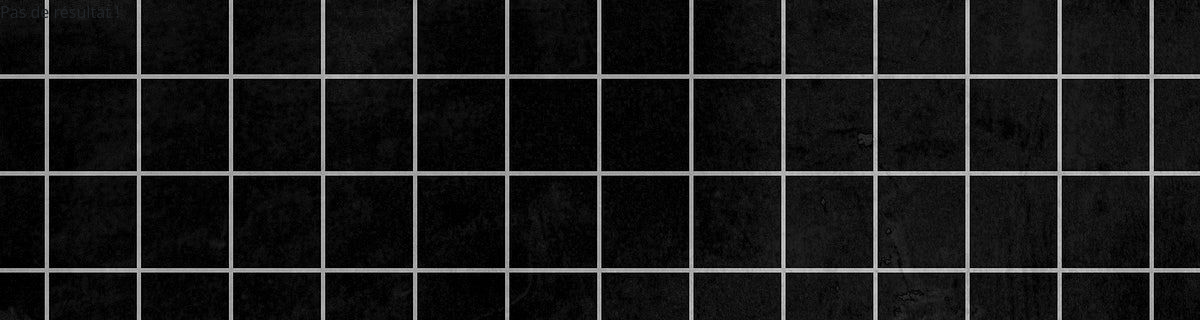
The page /leaderboard.php on the database as committed earlier.
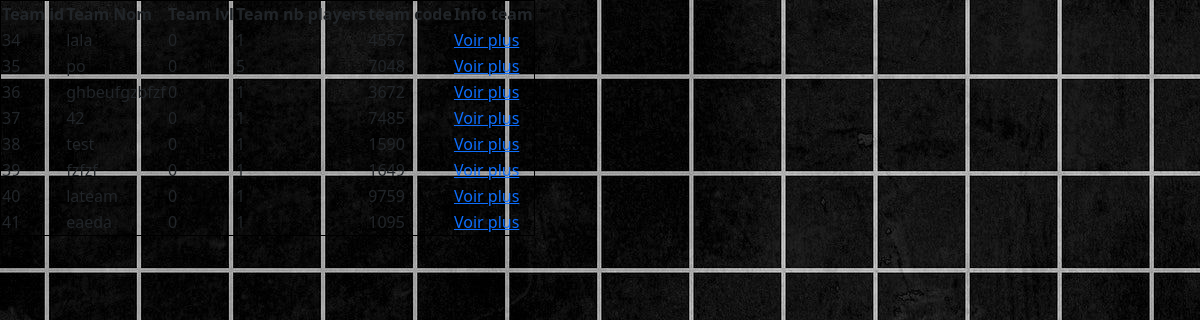
The same page on the database as committed later.
### tables this page shows
CREATE TABLE `teams` (
  `teamId` int(9) NOT NULL,
  `teamNom` varchar(99) NOT NULL,
  `teamLvl` int(9) NOT NULL,
  `teamNbPlayers` int(9) NOT NULL,
  `teamCode` varchar(99) NOT NULL
);

### leaderboard.php (called while the page is built)
<?php require'head.php';
$co = connexion();
$req = "SELECT * FROM teams ORDER BY teamLvl DESC";
afficherTeams($co, $req);

### lib/lib.inc.php (the view, shortened to what this page needs)
<?php
function afficherTeams($mabd, $req) {
    try {
        $resultat = $mabd->query($req);
    } catch (PDOException $e) {
        echo '<p>Erreur : '.$e->getMessage().'</p>'; die();
        die();
    }
    $lignes_resultat = $resultat->rowCount();
    if ($lignes_resultat>0) {
        echo '<table>'."\n";
        echo '<thead><th>Team id</th><th>Team Nom</th><th>Team lvl</th><th>Team nb players</th><th>team code</th><th>Info team</th></thead>';
        while($ligne = $resultat->fetch(PDO::FETCH_ASSOC)) {
            echo '<tr>';
            echo '<td>'.$ligne['teamId'].'</td>';
            echo '<td>'.$ligne['teamNom'].'</td>';
            echo '<td>'.$ligne['teamLvl'].'</td>';
            echo '<td>'.$ligne['teamNbPlayers'].'</td>';
            echo '<td>'.$ligne['teamCode'].'</td>';
            echo '<td><a href="team.php?id='.$ligne['teamId'].'">Voir plus</a></td>';
            echo '</tr>';
        }
        echo '</table>'."\n";
    } else {
        echo '<p>Pas de résultat !</p>'; }
}

### head.php (shortened to what this page needs)
<!DOCTYPE html>
<html lang="fr">
<head>
    <link rel="stylesheet" href="/sae202/app-sae202/css/style.css">
    <link href="https://cdn.jsdelivr.net/npm/bootstrap@5.2.0-beta1/dist/css/bootstrap.min.css" rel="stylesheet">
    <?php require 'lib/lib.inc.php'; ?>
</head>
<body class="background">

### css/style.css (style rules this page uses)
table, td, th { border: solid 1px black; }
.background { height: 100vh; background-image: url("../img/grid.jpeg"); }

Rows that differ between the two databases and show on the page:
added teams: teamId "34", teamNom "lala", teamLvl "0", teamNbPlayers "1", teamCode "4557"
added teams: teamId "35", teamNom "po", teamLvl "0", teamNbPlayers "5", teamCode "7048"
added teams: teamId "36", teamNom "ghbeufgzbfzf", teamLvl "0", teamNbPlayers "1", teamCode "3672"
added teams: teamId "37", teamNom "42", teamLvl "0", teamNbPlayers "1", teamCode "7485"
added teams: teamId "38", teamNom "test", teamLvl "0", teamNbPlayers "1", teamCode "1590"
added teams: teamId "39", teamNom "fzfzf", teamLvl "0", teamNbPlayers "1", teamCode "1649"
added teams: teamId "40", teamNom "lateam", teamLvl "0", teamNbPlayers "1", teamCode "9759"
added teams: teamId "41", teamNom "eaeda", teamLvl "0", teamNbPlayers "1", teamCode "1095"
Other text that changed with them:
text no longer shown: "Pas de résultat !"
text now shown: "Team id Team Nom Team lvl Team nb players team code Info team"
